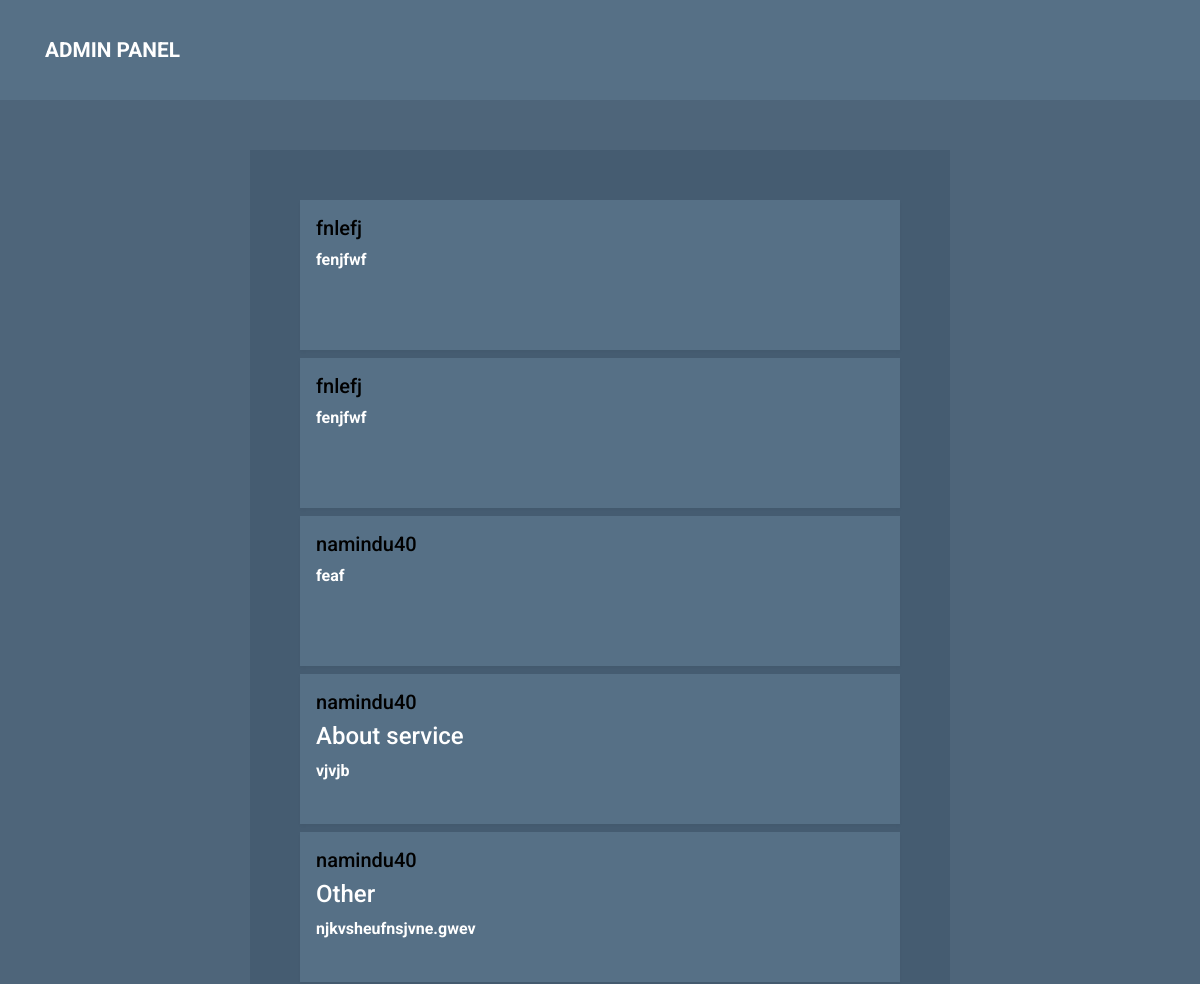
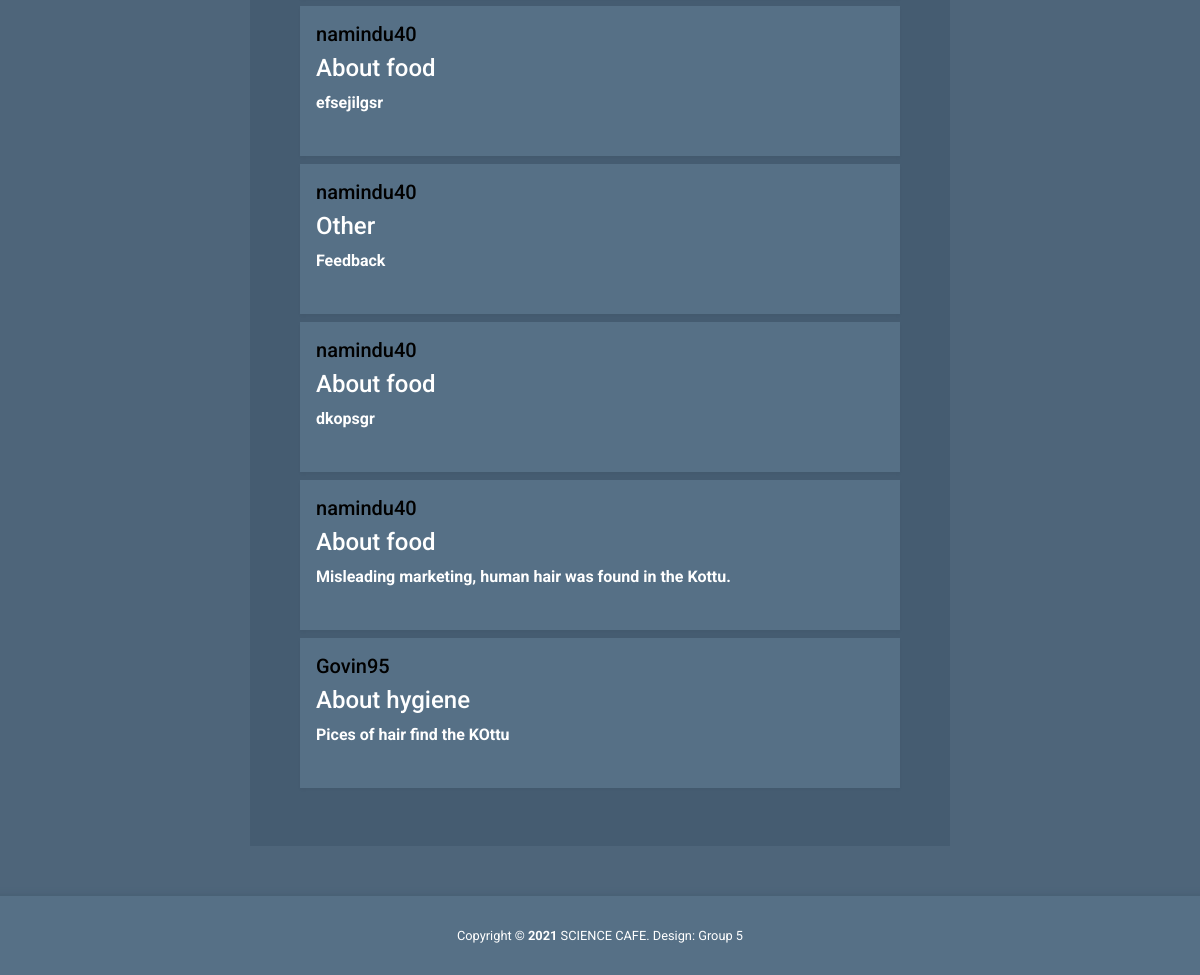
/Admin/feedback.php, run on the app's committed database (2 pictures, top to bottom).
### tables this page shows
CREATE TABLE `feedback` (
  `feedback_id` int(20) NOT NULL,
  `username` varchar(20) NOT NULL,
  `topic` varchar(100) NOT NULL,
  `description` varchar(600) NOT NULL,
  `time` datetime NOT NULL DEFAULT current_timestamp()
);

### Admin/feedback.php (the view, shortened to what this page needs)
<?php
include('header.php');
include_once "includes/dbh.inc.php";
?>
<?php
$query = "SELECT * FROM feedback";
$result = mysqli_query($conn, $query);
?>
<!DOCTYPE html>
<html>
<head>
</head>
<body>
    <div class="round">
        <?php
        while ($rows = mysqli_fetch_assoc($result)) {
        ?>
            <div class="comments-box p-3 mb-2">
                <h5><?php echo $rows['username']; ?></h5>
                <h4><?php echo $rows['topic']; ?></h4>
                <p><?php echo $rows['description']; ?></p>
            </div>
        <?php
        }
        ?>
    </div>
</body>
</html>
<?php
include('footer.php');
?>

### Admin/css/templatemo-style.css (style rules this page uses)
html { font-size: 16px; overflow-x: hidden; }
body { font-family: Roboto, Helvetica, Arial, sans-serif; background-color: #4e657a; overflow-x: hidden; }

### Admin/css/style3.css (style rules this page uses)
p, h4, h5 { font-family: Roboto, Helvetica, Arial, sans-serif; color: #fff; }
p { font-weight: bold; }
h5 { color: black; }
.round { padding: 10px; margin: 50px 250px; padding: 50px; background-color: #455c71; }
body { width: 100%; justify-content: center; }
.comments-box { background-color: #567086; border: none; height: 150px; -webkit-box-shadow: 0 2px 3px rgba(0, 0, 0, 0.03); box-shadow: 0 2px 3px rgba(0, 0, 0, 0.03); cursor: pointer; }

### data on the page
feedback: username "fnlefj", description "fenjfwf"
feedback: username "fnlefj", description "fenjfwf"
feedback: username "namindu40", description "feaf"
feedback: username "namindu40", topic "About service", description "vjvjb"
feedback: username "namindu40", topic "Other", description "njkvsheufnsjvne.gwev"
feedback: username "namindu40", topic "About food", description "efsejilgsr"
feedback: username "namindu40", topic "Other", description "Feedback"
feedback: username "namindu40", topic "About food", description "dkopsgr"
feedback: username "namindu40", topic "About food", description "Misleading marketing, human hair was found in the Kottu."
feedback: username "Govin95", topic "About hygiene", description "Pices of hair find the KOttu"
